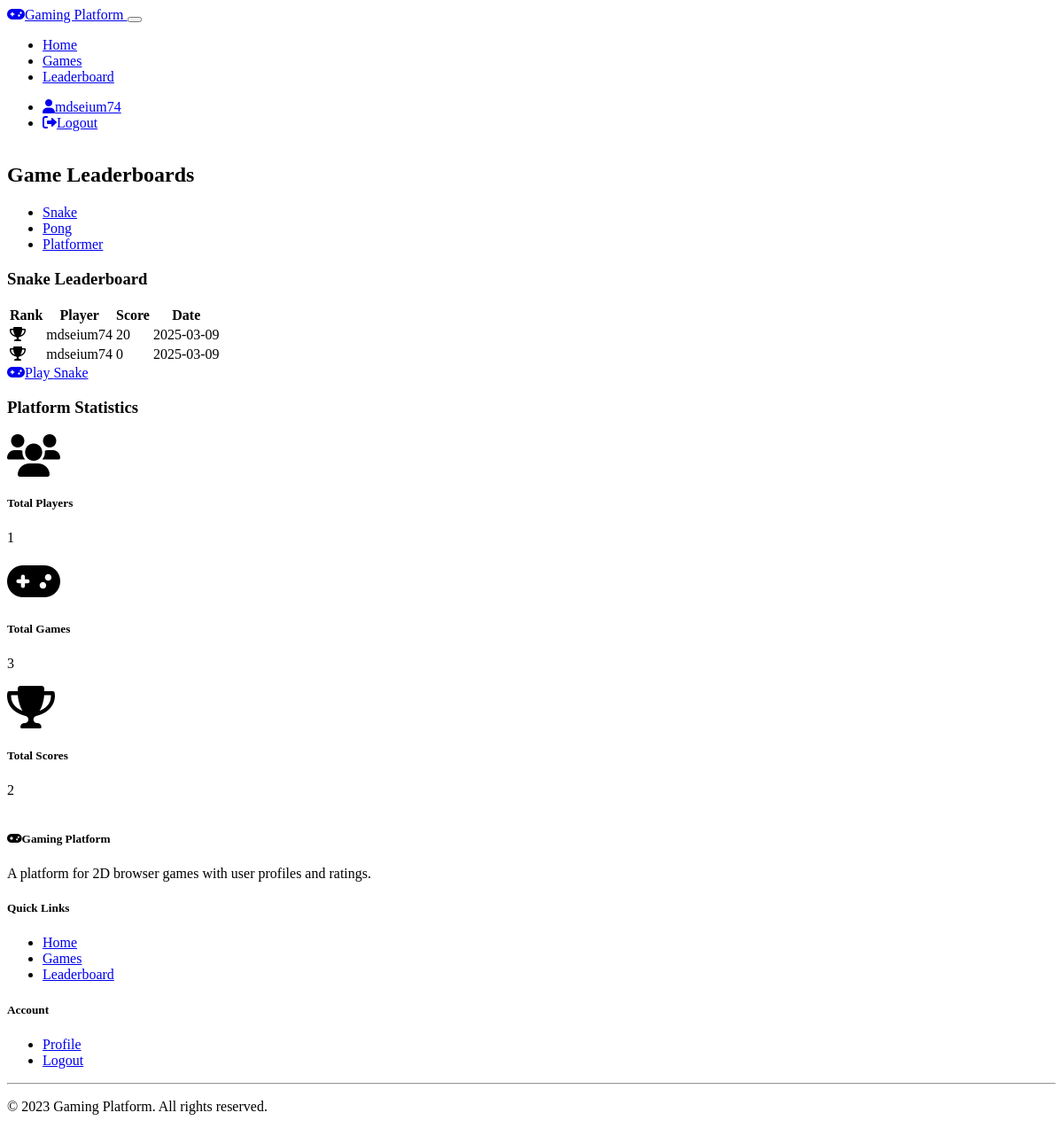
The page /leaderboard (signed in) on the database its author committed.
### models.py (models this page shows, shortened)
class User(UserMixin, db.Model):
    id = db.Column(db.Integer, primary_key=True)
    username = db.Column(db.String(64), unique=True, nullable=False)
    email = db.Column(db.String(120), unique=True, nullable=False)
    password_hash = db.Column(db.String(256), nullable=False)
    date_joined = db.Column(db.DateTime, default=datetime.utcnow)
    scores = db.relationship('Score', backref='user', lazy='dynamic')
    ratings = db.relationship('Rating', backref='user', lazy='dynamic')
    comments = db.relationship('Comment', backref='user', lazy='dynamic')

class Game(db.Model):
    id = db.Column(db.Integer, primary_key=True)
    title = db.Column(db.String(100), nullable=False)
    description = db.Column(db.Text, nullable=False)
    instructions = db.Column(db.Text, nullable=False)
    game_type = db.Column(db.String(50), nullable=False)
    scores = db.relationship('Score', backref='game', lazy='dynamic')
    ratings = db.relationship('Rating', backref='game', lazy='dynamic')
    comments = db.relationship('Comment', backref='game', lazy='dynamic')

class Score(db.Model):
    id = db.Column(db.Integer, primary_key=True)
    score = db.Column(db.Integer, nullable=False)
    date = db.Column(db.DateTime, default=datetime.utcnow)
    user_id = db.Column(db.Integer, db.ForeignKey('user.id'), nullable=False)
    game_id = db.Column(db.Integer, db.ForeignKey('game.id'), nullable=False)

### routes.py (the view)
    @app.route('/leaderboard')
    def leaderboard():
        games = Game.query.all()
        selected_game_id = request.args.get('game_id', type=int)
        if selected_game_id:
            selected_game = Game.query.get_or_404(selected_game_id)
            top_scores = Score.query.filter_by(game_id=selected_game_id).order_by(Score.score.desc()).limit(20).all()
        else:
            selected_game = games[0] if games else None
            top_scores = Score.query.filter_by(game_id=selected_game.id).order_by(Score.score.desc()).limit(20).all() if selected_game else []
        total_users = User.query.count()
        total_scores = Score.query.count()
        return render_template('leaderboard.html',
                               games=games,
                               selected_game=selected_game,
                               top_scores=top_scores,
                               total_users=total_users,
                               total_scores=total_scores)

### models.py (called while the page is built)
@login_manager.user_loader
def load_user(user_id):
    return User.query.get(int(user_id))

### templates/leaderboard.html (shortened to what this page needs)
{% extends 'base.html' %}
{% block content %}
<div class="container">
    <div class="row mt-4">
        <div class="col-12">
            <h2 class="mb-4">Game Leaderboards</h2>
            <div class="card">
                <div class="card-header">
                    <ul class="nav nav-tabs card-header-tabs">
                        {% for game in games %}
                            <li class="nav-item">
                                <a class="nav-link {% if selected_game.id == game.id %}active{% endif %}"
                                   href="{{ url_for('leaderboard', game_id=game.id) }}">
                                    {{ game.title }}
                                </a>
                            </li>
                        {% endfor %}
                    </ul>
                </div>
                <div class="card-body">
                    {% if selected_game %}
                        <h3 class="mb-4">{{ selected_game.title }} Leaderboard</h3>
                        <div class="table-responsive">
                            <table class="table table-hover">
                                <thead>
                                    <tr>
                                        <th scope="col">Rank</th>
                                        <th scope="col">Player</th>
                                        <th scope="col">Score</th>
                                        <th scope="col">Date</th>
                                    </tr>
                                </thead>
                                <tbody>
                                    {% for score in top_scores %}
                                        <tr class="leaderboard-item {% if current_user.is_authenticated and score.user_id == current_user.id %}highlight-score{% endif %}">
                                            <td>
                                                {% if loop.index == 1 %}
                                                    <i class="fas fa-trophy text-warning"></i>
                                                {% elif loop.index == 2 %}
                                                    <i class="fas fa-trophy text-secondary"></i>
                                                {% elif loop.index == 3 %}
                                                    <i class="fas fa-trophy" style="color: #cd7f32;"></i>
                                                {% else %}
                                                    {{ loop.index }}
                                                {% endif %}
                                            </td>
                                            <td>{{ score.user.username }}</td>
                                            <td class="fw-bold">{{ score.score }}</td>
                                            <td>{{ score.date.strftime('%Y-%m-%d') }}</td>
                                        </tr>
                                    {% endfor %}
                                </tbody>
                            </table>
                        </div>
                        <div class="text-center mt-4">
                            <a href="{{ url_for('game', game_id=selected_game.id) }}" class="btn btn-primary">
                                <i class="fas fa-gamepad me-2"></i>Play {{ selected_game.title }}
                            </a>
                        </div>
                    {% else %}
                        <div class="alert alert-info">
                            No games available. Please check back later.
                        </div>
                    {% endif %}
                </div>
            </div>
        </div>
    </div>
    <div class="row mt-5">
        <div class="col-12">
            <h3 class="mb-4">Platform Statistics</h3>
            <div class="row g-4">
                <div class="col-md-4">
                    <div class="card text-center h-100">
                        <div class="card-body">
                            <i class="fas fa-users fa-3x text-primary mb-3"></i>
                            <h5 class="card-title">Total Players</h5>
                            <p class="card-text display-6">{{ total_users }}</p>
                        </div>
                    </div>
                </div>
                <div class="col-md-4">
                    <div class="card text-center h-100">
                        <div class="card-body">
                            <i class="fas fa-gamepad fa-3x text-primary mb-3"></i>
                            <h5 class="card-title">Total Games</h5>
                            <p class="card-text display-6">{{ games|length }}</p>
                        </div>
                    </div>
                </div>
                <div class="col-md-4">
                    <div class="card text-center h-100">
                        <div class="card-body">
                            <i class="fas fa-trophy fa-3x text-primary mb-3"></i>
                            <h5 class="card-title">Total Scores</h5>
                            <p class="card-text display-6">{{ total_scores }}</p>
                        </div>
                    </div>
                </div>
            </div>
        </div>
    </div>
</div>
{% endblock %}

### templates/base.html (shortened to what this page needs)
<!DOCTYPE html>
<html lang="en" data-bs-theme="dark">
<head>
    <link href="https://cdn.replit.com/agent/bootstrap-agent-dark-theme.min.css" rel="stylesheet">
    <link rel="stylesheet" href="https://cdnjs.cloudflare.com/ajax/libs/font-awesome/6.0.0/css/all.min.css">
    <link rel="stylesheet" href="{{ url_for('static', filename='css/style.css') }}">
</head>
<body>
    <nav class="navbar navbar-expand-lg navbar-dark bg-dark">
        <div class="container">
            <a class="navbar-brand" href="{{ url_for('index') }}">
                <i class="fas fa-gamepad me-2"></i>Gaming Platform
            </a>
            <button class="navbar-toggler" type="button" data-bs-toggle="collapse" data-bs-target="#navbarNav" aria-controls="navbarNav" aria-expanded="false" aria-label="Toggle navigation">
            </button>
            <div class="collapse navbar-collapse" id="navbarNav">
                <ul class="navbar-nav me-auto">
                    <li class="nav-item">
                        <a class="nav-link {% if request.path == url_for('index') %}active{% endif %}" href="{{ url_for('index') }}">Home</a>
                    </li>
                    <li class="nav-item">
                        <a class="nav-link {% if request.path == url_for('games_list') %}active{% endif %}" href="{{ url_for('games_list') }}">Games</a>
                    </li>
                    <li class="nav-item">
                        <a class="nav-link {% if request.path == url_for('leaderboard') %}active{% endif %}" href="{{ url_for('leaderboard') }}">Leaderboard</a>
                    </li>
                </ul>
                <ul class="navbar-nav">
                    {% if current_user.is_authenticated %}
                        <li class="nav-item">
                            <a class="nav-link {% if request.path == url_for('profile') %}active{% endif %}" href="{{ url_for('profile') }}">
                                <i class="fas fa-user me-1"></i>{{ current_user.username }}
                            </a>
                        </li>
                        <li class="nav-item">
                            <a class="nav-link" href="{{ url_for('logout') }}">
                                <i class="fas fa-sign-out-alt me-1"></i>Logout
                            </a>
                        </li>
                    {% endif %}
                </ul>
            </div>
        </div>
    </nav>
    <main class="py-4">
        {% block content %}{% endblock %}
    </main>
    <footer class="bg-dark text-light py-4 mt-auto">
        <div class="container">
            <div class="row">
                <div class="col-md-6">
                    <h5><i class="fas fa-gamepad me-2"></i>Gaming Platform</h5>
                    <p>A platform for 2D browser games with user profiles and ratings.</p>
                </div>
                <div class="col-md-3">
                    <h5>Quick Links</h5>
                    <ul class="list-unstyled">
                        <li><a href="{{ url_for('index') }}" class="text-light">Home</a></li>
                        <li><a href="{{ url_for('games_list') }}" class="text-light">Games</a></li>
                        <li><a href="{{ url_for('leaderboard') }}" class="text-light">Leaderboard</a></li>
                    </ul>
                </div>
                <div class="col-md-3">
                    <h5>Account</h5>
                    <ul class="list-unstyled">
                        {% if current_user.is_authenticated %}
                            <li><a href="{{ url_for('profile') }}" class="text-light">Profile</a></li>
                            <li><a href="{{ url_for('logout') }}" class="text-light">Logout</a></li>
                        {% else %}
                            <li><a href="{{ url_for('login') }}" class="text-light">Login</a></li>
                            <li><a href="{{ url_for('register') }}" class="text-light">Register</a></li>
                        {% endif %}
                    </ul>
                </div>
            </div>
            <hr>
            <div class="row">
                <div class="col-12 text-center">
                    <p class="mb-0">&copy; 2023 Gaming Platform. All rights reserved.</p>
                </div>
            </div>
        </div>
    </footer>
</body>
</html>

### static/css/style.css (style rules this page uses)
body { min-height: 100vh; display: flex; flex-direction: column; }
main { flex: 1; }
.leaderboard-item { transition: background-color 0.2s ease; }
.highlight-score { background-color: rgba(var(--bs-primary-rgb), 0.2); }

### rows shown on the page
User: username "mdseium74"
Game: title "Snake"
Game: title "Pong"
Game: title "Platformer"
Score: user.username "mdseium74", score "20", date "2025-03-09"
Score: user.username "mdseium74", score "0", date "2025-03-09"

### other values the page prints
{{ total_users }} "1"
{{ games|length }} "3"
{{ total_scores }} "2"
